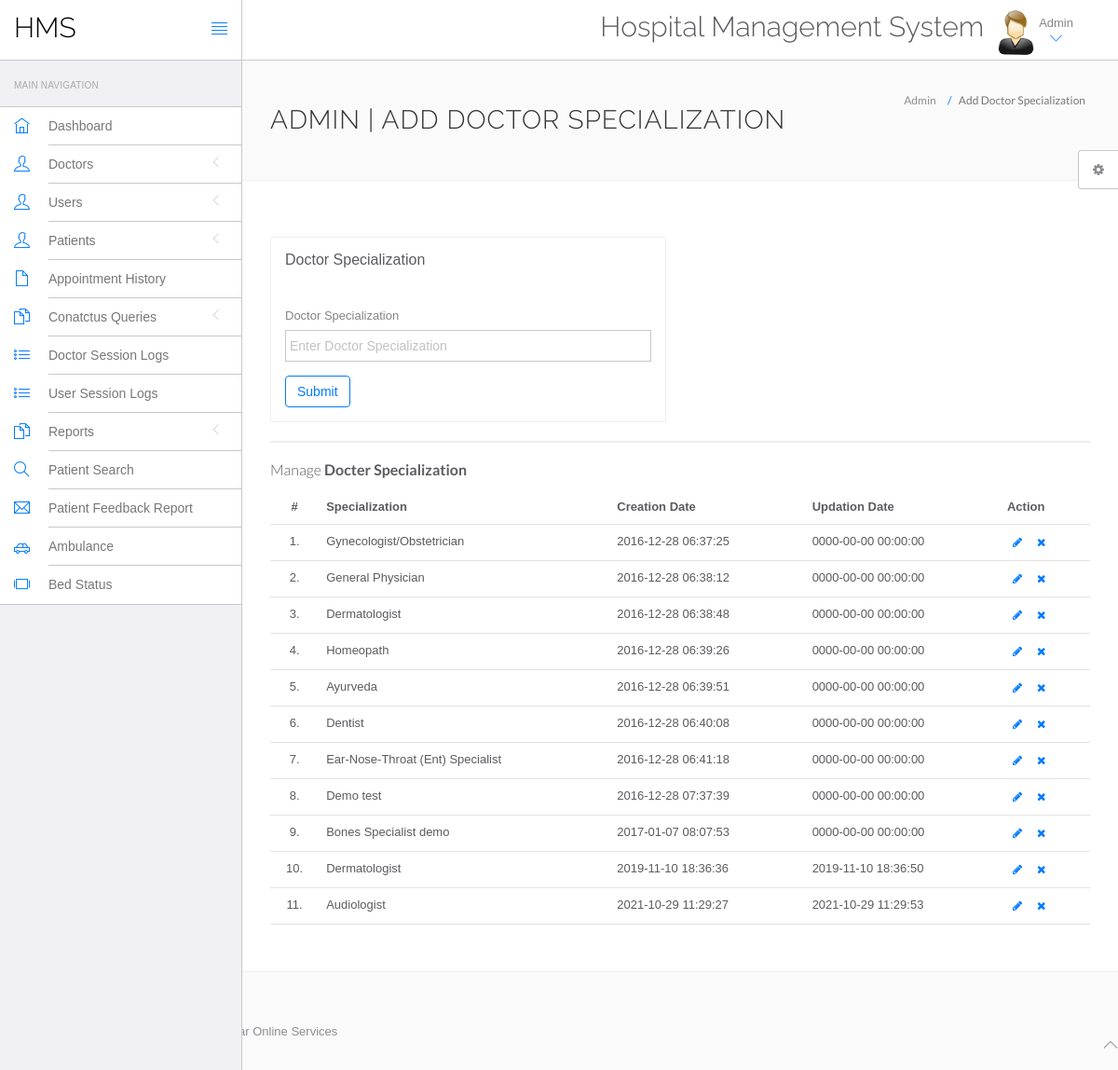
The app's page /hms/admin/doctor-specilization.php (signed in) with its own data.
### tables this page shows
CREATE TABLE `doctorspecilization` (
  `id` int(11) NOT NULL,
  `specilization` varchar(255) DEFAULT NULL,
  `creationDate` timestamp NULL DEFAULT current_timestamp(),
  `updationDate` timestamp NULL DEFAULT NULL ON UPDATE current_timestamp()
);

### hms/admin/doctor-specilization.php (the view, shortened to what this page needs)
<?php
include('include/config.php');
?>
<!DOCTYPE html>
<html lang="en">
	<head>
		<link rel="stylesheet" href="vendor/bootstrap/css/bootstrap.min.css">
		<link rel="stylesheet" href="vendor/fontawesome/css/font-awesome.min.css">
		<link rel="stylesheet" href="vendor/themify-icons/themify-icons.min.css">
		<link href="vendor/animate.css/animate.min.css" rel="stylesheet" media="screen">
		<link href="vendor/perfect-scrollbar/perfect-scrollbar.min.css" rel="stylesheet" media="screen">
		<link href="vendor/switchery/switchery.min.css" rel="stylesheet" media="screen">
		<link href="vendor/bootstrap-touchspin/jquery.bootstrap-touchspin.min.css" rel="stylesheet" media="screen">
		<link href="vendor/select2/select2.min.css" rel="stylesheet" media="screen">
		<link href="vendor/bootstrap-datepicker/bootstrap-datepicker3.standalone.min.css" rel="stylesheet" media="screen">
		<link href="vendor/bootstrap-timepicker/bootstrap-timepicker.min.css" rel="stylesheet" media="screen">
		<link rel="stylesheet" href="assets/css/styles.css">
		<link rel="stylesheet" href="assets/css/plugins.css">
		<link rel="stylesheet" href="assets/css/themes/theme-1.css" id="skin_color" />
	</head>
	<body>
		<div id="app">
<?php include('include/sidebar.php');?>
			<div class="app-content">
						<?php include('include/header.php');?>
				<div class="main-content" >
					<div class="wrap-content container" id="container">
						<section id="page-title">
							<div class="row">
								<div class="col-sm-8">
									<h1 class="mainTitle">Admin | Add Doctor Specialization</h1>
																	</div>
								<ol class="breadcrumb">
									<li>
										<span>Admin</span>
									</li>
									<li class="active">
										<span>Add Doctor Specialization</span>
									</li>
								</ol>
							</div>
						</section>
						<div class="container-fluid container-fullw bg-white">
							<div class="row">
								<div class="col-md-12">
									<div class="row margin-top-30">
										<div class="col-lg-6 col-md-12">
											<div class="panel panel-white">
												<div class="panel-heading">
													<h5 class="panel-title">Doctor Specialization</h5>
												</div>
												<div class="panel-body">
													<form role="form" name="dcotorspcl" method="post" >
														<div class="form-group">
															<label for="exampleInputEmail1">
																Doctor Specialization
															</label>
							<input type="text" name="doctorspecilization" class="form-control"  placeholder="Enter Doctor Specialization">
														</div>
														<button type="submit" name="submit" class="btn btn-o btn-primary">
															Submit
														</button>
													</form>
												</div>
											</div>
										</div>
											</div>
										</div>
									<div class="col-lg-12 col-md-12">
											<div class="panel panel-white">
											</div>
										</div>
									</div>
									<div class="row">
								<div class="col-md-12">
									<h5 class="over-title margin-bottom-15">Manage <span class="text-bold">Docter Specialization</span></h5>
									<table class="table table-hover" id="sample-table-1">
										<thead>
											<tr>
												<th class="center">#</th>
												<th>Specialization</th>
												<th class="hidden-xs">Creation Date</th>
												<th>Updation Date</th>
												<th>Action</th>
											</tr>
										</thead>
										<tbody>
<?php
$sql=mysqli_query($con,"select * from doctorSpecilization");
$cnt=1;
while($row=mysqli_fetch_array($sql))
{
?>
											<tr>
												<td class="center"><?php echo $cnt;?>.</td>
												<td class="hidden-xs"><?php echo $row['specilization'];?></td>
												<td><?php echo $row['creationDate'];?></td>
												<td><?php echo $row['updationDate'];?>
												</td>
												<td >
												<div class="visible-md visible-lg hidden-sm hidden-xs">
							<a href="edit-doctor-specialization.php?id=<?php echo $row['id'];?>" class="btn btn-transparent btn-xs" tooltip-placement="top" tooltip="Edit"><i class="fa fa-pencil"></i></a>
	<a href="doctor-specilization.php?id=<?php echo $row['id']?>&del=delete" onClick="return confirm('Are you sure you want to delete?')"class="btn btn-transparent btn-xs tooltips" tooltip-placement="top" tooltip="Remove"><i class="fa fa-times fa fa-white"></i></a>
												</div>
												</td>
											</tr>
											<?php
$cnt=$cnt+1;
											 }?>
										</tbody>
									</table>
								</div>
							</div>
								</div>
							</div>
						</div>
					</div>
				</div>
	<?php include('include/footer.php');?>
	<?php include('include/setting.php');?>
	</body>
</html>

### hms/admin/assets/css/themes/theme-1.css (style rules this page uses)
body { background: #FAFAFA; }

### records on screen
doctorspecilization: specilization "Gynecologist/Obstetrician", creationDate "2016-12-28 06:37:25", updationDate "0000-00-00 00:00:00"
doctorspecilization: specilization "General Physician", creationDate "2016-12-28 06:38:12", updationDate "0000-00-00 00:00:00"
doctorspecilization: specilization "Dermatologist", creationDate "2016-12-28 06:38:48", updationDate "0000-00-00 00:00:00"
doctorspecilization: specilization "Homeopath", creationDate "2016-12-28 06:39:26", updationDate "0000-00-00 00:00:00"
doctorspecilization: specilization "Ayurveda", creationDate "2016-12-28 06:39:51", updationDate "0000-00-00 00:00:00"
doctorspecilization: specilization "Dentist", creationDate "2016-12-28 06:40:08", updationDate "0000-00-00 00:00:00"
doctorspecilization: specilization "Ear-Nose-Throat (Ent) Specialist", creationDate "2016-12-28 06:41:18", updationDate "0000-00-00 00:00:00"
doctorspecilization: specilization "Demo test", creationDate "2016-12-28 07:37:39", updationDate "0000-00-00 00:00:00"
doctorspecilization: specilization "Bones Specialist demo", creationDate "2017-01-07 08:07:53", updationDate "0000-00-00 00:00:00"
doctorspecilization: specilization "Dermatologist", creationDate "2019-11-10 18:36:36", updationDate "2019-11-10 18:36:50"
doctorspecilization: specilization "Audiologist", creationDate "2021-10-29 11:29:27", updationDate "2021-10-29 11:29:53"
